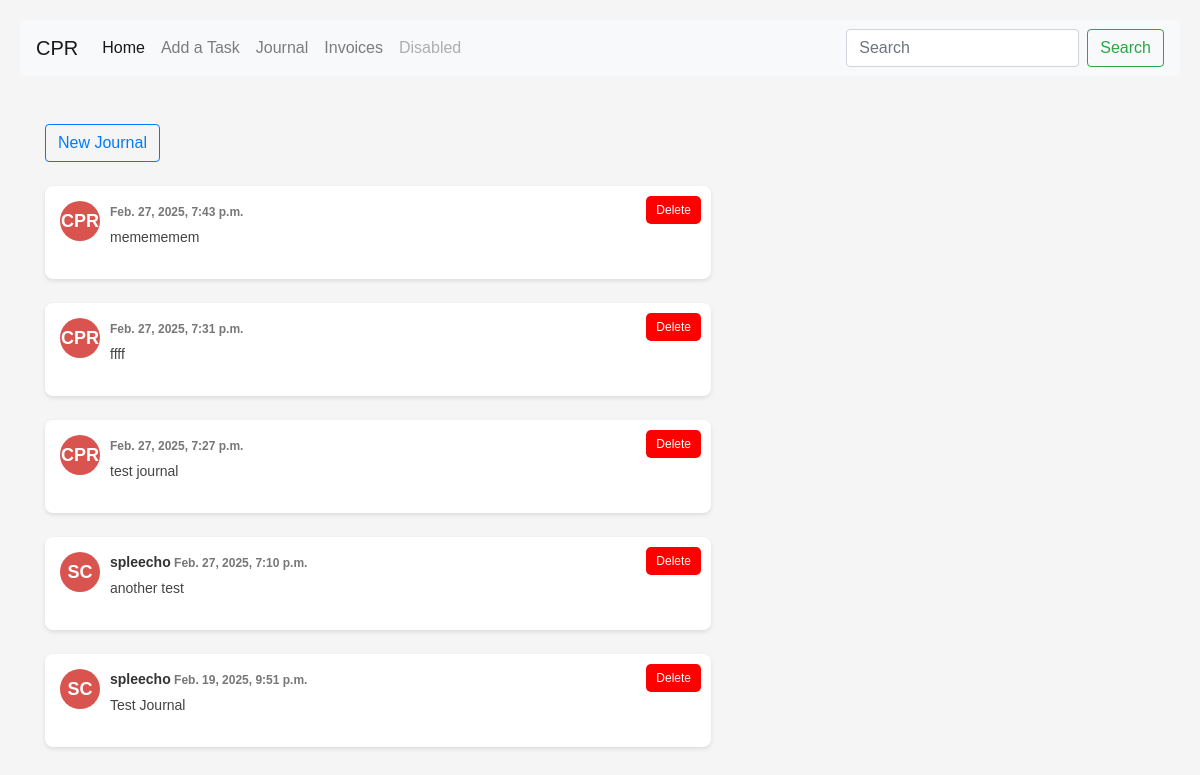
/journal (signed in), run on an earlier commit of the app's database.
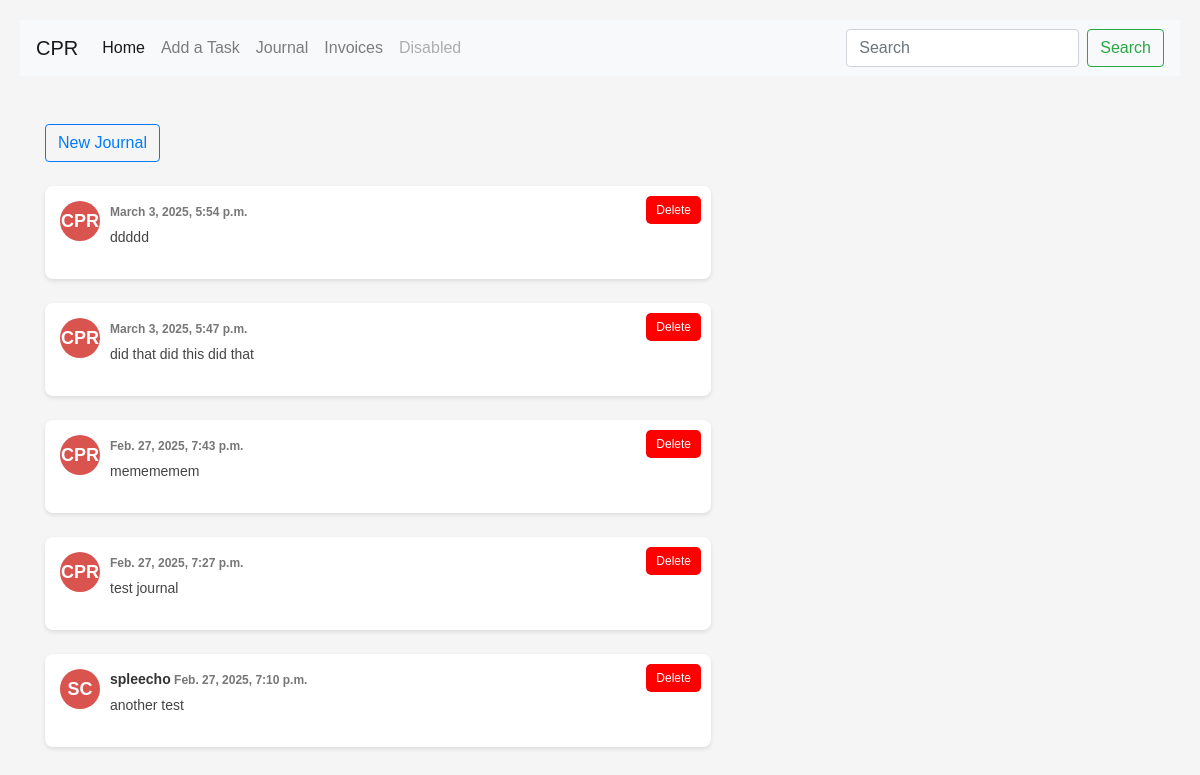
And on a later commit of the database.
### task_app/models.py (models this page shows, shortened)
class Journal(models.Model):
	owner = models.ForeignKey(User, null=True, on_delete=models.SET_NULL)
	title = models.TextField(blank=True, null=True)
	notes = models.TextField(blank=False, null=False)
	date_created = models.DateTimeField(auto_now_add=True)

### task_app/views.py (the view)
# urls.py: path('journal', views.thread, name="journal"),
@login_required(login_url='login')
def thread(request):
    get_user = request.user
    pst_tz = pytz.timezone("America/Los_Angeles")
    all_threads = Journal.objects.order_by("-id")[:10]
    for thread in all_threads:
        if thread.date_created.tzinfo is None:
            thread.date_created = pytz.utc.localize(thread.date_created)
        thread.date_created = thread.date_created.astimezone(pst_tz)
        print(f"Converted date: {thread.date_created}")  # Debugging output
    context = {
        "all_threads": all_threads,
        "get_user": get_user,
    }
    return render(request, "thread.html", context)

### task_app/templates/thread.html (shortened to what this page needs)
{% extends "base.html" %}
{% block content %}
    <a href="{% url 'add_journal' %}" class="btn btn-outline-primary">New Journal</a></br></br>
    {% for thread in all_threads %}
    <div class="comment-box">
        {% if thread.owner.first_name %}
           <div class="profile-icon">{{ thread.owner.first_name|default:''|slice:":1" }}{{ thread.owner.last_name|default:''|slice:":1" }}</div>
        {% else %}
           <div class="profile-icon">CPR</div>
        {% endif %}
        <div class="comment-content">
            {% if thread.owner %}
                <div class="comment-header">{{ thread.owner }}<span class="timestamp"> {{ thread.date_created }}</span></div>
            {% else %}
                <div class="comment-header"><span class="timestamp"> {{ thread.date_created }}</span></div>
            {% endif %}
            <div class="comment-text">
                <strong></strong><p> {{ thread.notes }}</p>
            </div>
        </div>
        <form method="POST" action="{% url 'delete_journal' thread.id %}">
            <button type="submit" class="delete-btn">Delete</button>
        </form>
    </div></br>
    {% endfor %}
{% endblock %}

What changed in the data, as far as the page shows it:
removed Journal: shows "CPR", date_created "Feb. 27, 2025, 7:31 p.m.", notes "ffff"
removed Journal: owner.first_name "S", owner.last_name "C", owner "spleecho", date_created "Feb. 19, 2025, 9:51 p.m.", notes "Test Journal"
added Journal: shows "CPR", date_created "March 3, 2025, 5:54 p.m.", notes "ddddd"
added Journal: shows "CPR", date_created "March 3, 2025, 5:47 p.m.", notes "did that did this did that"
